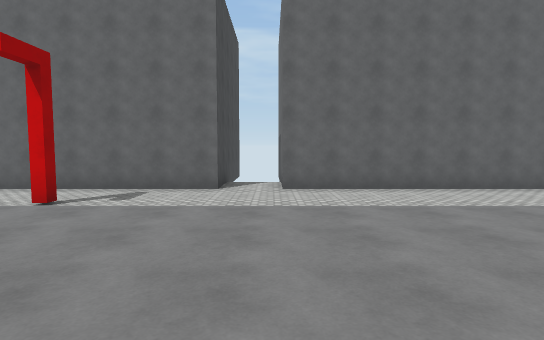
View 1 (above)

17 first-person views from a walk through a scene from a Unity 3-D project. The camera is 1.4 m above the floor, tilts 4° down and sees 80° across. The floor is counted in squares, 2 m on a side. Each view is taken from the middle of a square. On the plan, view 1 faces up. The plan holds only what a view shows up to about 10 squares ahead; the rest is blank. The place goes on beyond the plan. The player character is not drawn. Surface patterns are stand-ins for the level's own textures.

View 2
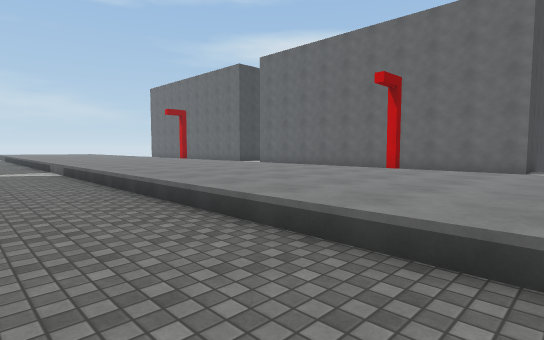

View 3
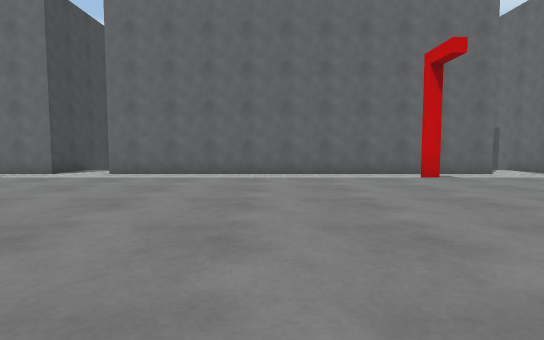

View 4
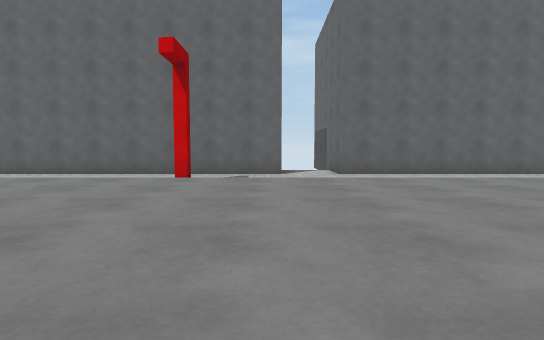

View 5
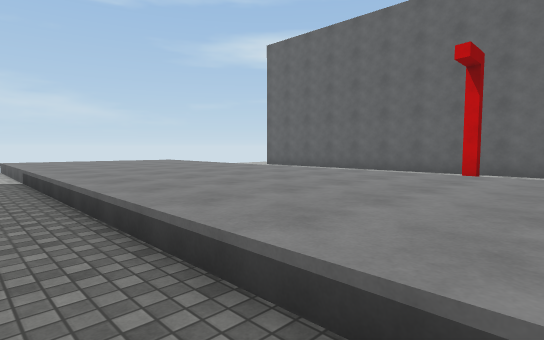

View 6
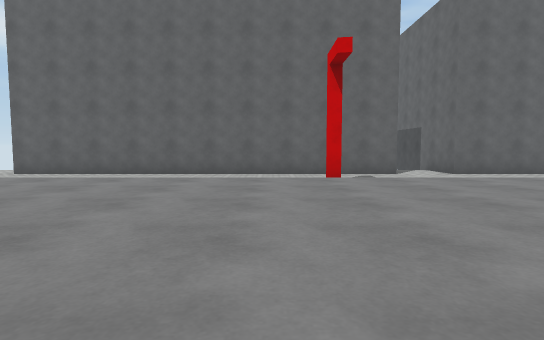

View 7
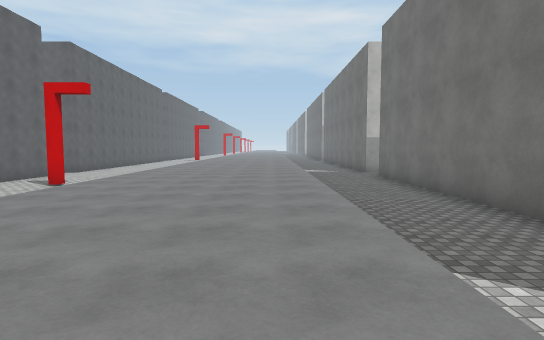

View 8
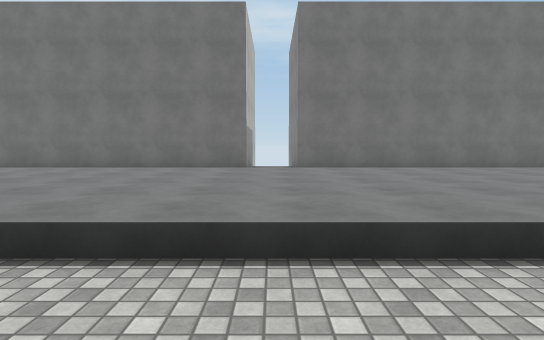

View 9
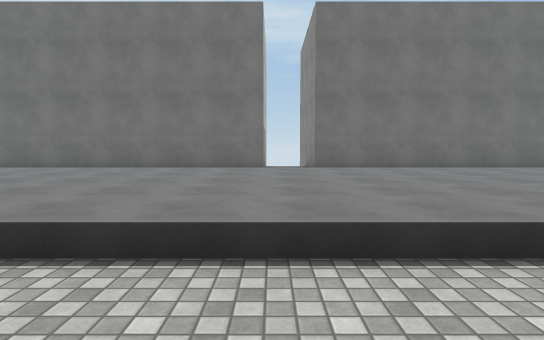

View 10
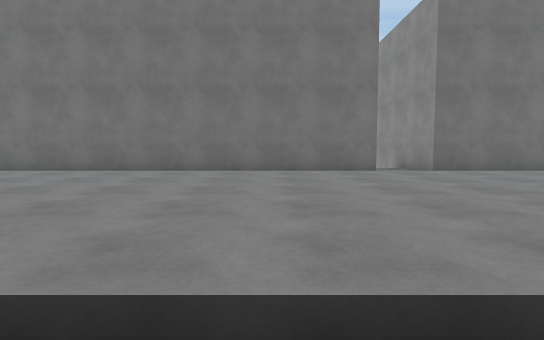

View 11
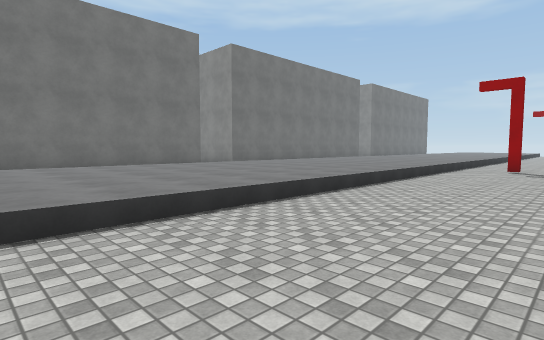

View 12
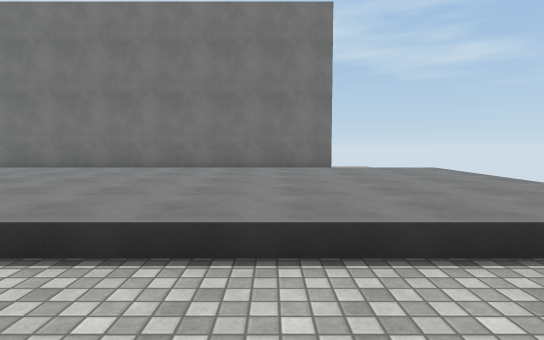

View 13
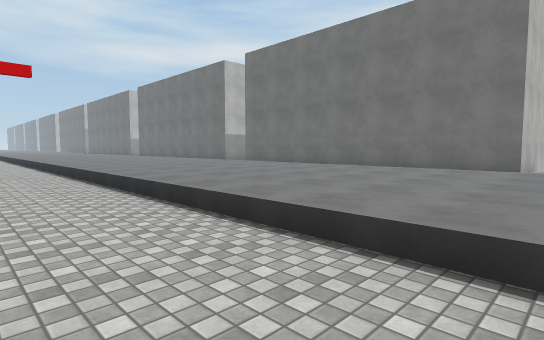

View 14
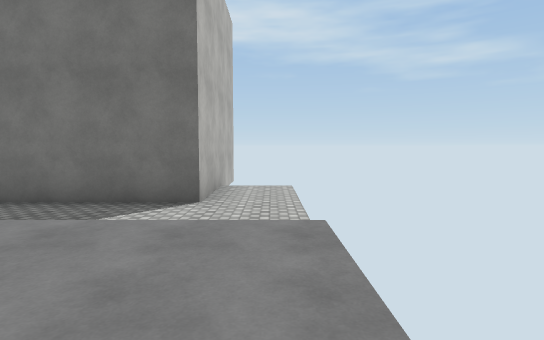

View 15
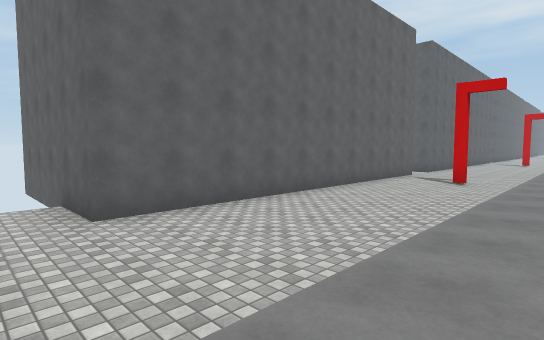

View 16
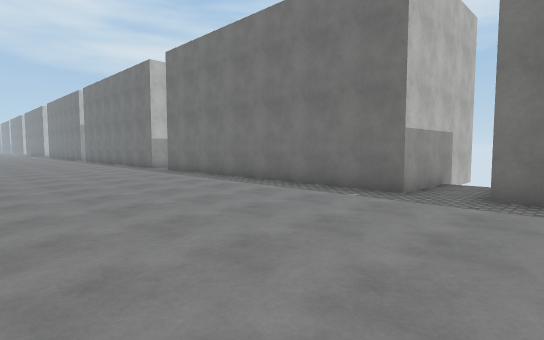

View 17
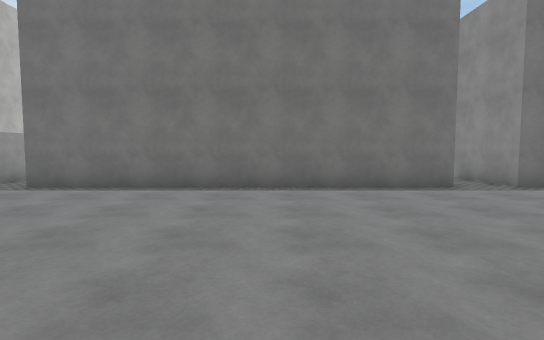

### Floor plan
Key: @ floor where view 1 was taken; # wall or solid block; . main floor; : floor 0.5 m higher than the main floor; / step, stairs or slope.
Columns run from 24 left of view 1 to 7 right of it. Each row starts with its distance up from view 1.
  9  ##        # #        ####
  8 ..##########.##########..######
  7 ................................
  6 .............     ..............
  5 .........#....     .#...........
  4 ////////////////////////////////
  3 ::::::::::::::::::::::::::::::::
  2 ::::::::::::::::::::::::::::::::
  1 ::::::::::::::::::::::::::::::::
  0 ::::::::::::::::::::::::@:::::::
 -1 ////////////////////////////////
 -2 ..... ...................
 -3 .....     ...............
 -4 ..##########.##########..#######
 -5 ..#        #.#        #..#
 -6  ##        # #          ##

Where each view was taken, in squares from view 1:
view 1: 0 up, 0 right, facing up
view 2: 3 down, 0 right, facing up-left
view 3: 1 down, 7 left, facing up
view 4: 1 down, 13 left, facing up
view 5: 2 down, 13 left, facing up-left
view 6: 1 down, 16 left, facing up
view 7: 0 up, 12 left, facing right
view 8: 6 up, 12 left, facing down
view 9: 6 up, 0 right, facing down
view 10: 5 up, 3 right, facing down
view 11: 7 up, 7 right, facing down-left
view 12: 6 up, 21 left, facing down
view 13: 6 up, 24 left, facing down-right
view 14: 2 up, 24 left, facing down
view 15: 3 up, 24 left, facing up-right
view 16: 3 up, 14 left, facing down-right
view 17: 4 up, 7 left, facing down
